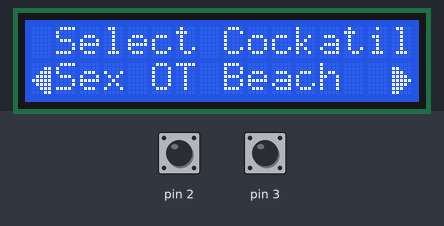
Bench run of a program on a simulated Arduino Uno, built with avr-gcc and run on an emulated ATmega328P. On the bench: 16×2 character LCD. The inputs (shaded band) are chosen by the test bench; at power-on: pin 2 HIGH, pin 3 HIGH. What the program prints to the serial monitor is not drawn.

Above: at 1.2 s.
1.3 s: pin 2 pulled LOW for 0.15 s
At 2.2 s:
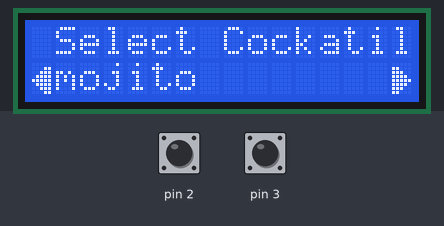
4.4 s: pin 3 pulled LOW for 0.15 s
At 5.1 s:
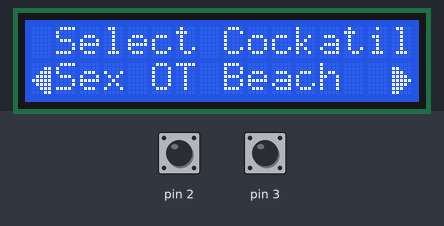
7.5 s: pin 3 pulled LOW for 1 s
10.0 s: pin 2 pulled LOW for 1 s
14.0 s: pin 2 pulled LOW for 3.2 s
At 17.8 s:
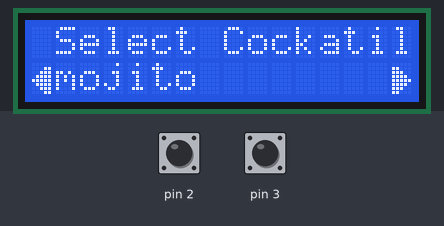
20.2 s: pin 3 pulled LOW for 3.2 s
At 24.6 s:
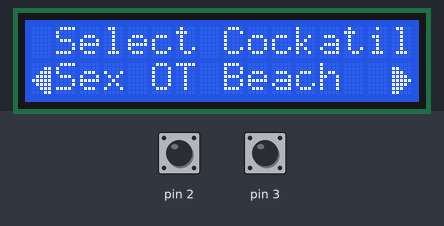
Timing chart, 0 to 26.1 s (numbered marks = the images above; inputs shaded):
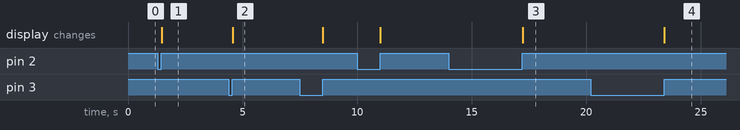

The program:

main.cpp
```cpp
#include <Cocktail.h>
#include <LCD.h>
#include <StandardCplusplus.h>
#include <serstream>
#include <vector>
#include <Arduino.h>
#include <string>
#include <string.h>

using namespace std;

int CocktailIndex = 0;

volatile unsigned long rightButtonpressed = 0;
volatile unsigned long leftButtonpressed = 0;

vector<Cocktail> cocktails;
LCD* display;

void RightArrowPress()
{
  if(digitalRead(2) == LOW)
  {
    rightButtonpressed = millis();
  }

  if(digitalRead(2) == HIGH)
  {
    if((millis() - rightButtonpressed) > 100)
    {
      ++CocktailIndex;
      if((int)cocktails.size() <  CocktailIndex)
      {
        CocktailIndex = 0;
      }
      Serial.println(CocktailIndex);
    }
  }
}

void LeftArrowPress()
{
   if(digitalRead(3) == LOW)
  {
    leftButtonpressed = millis();
  }

  if(digitalRead(3) == HIGH)
  {
    if((millis() - leftButtonpressed) > 100)
    {
      CocktailIndex--;
      if(CocktailIndex < 0)
      {
        CocktailIndex = (int)cocktails.size();
      }
      Serial.println(CocktailIndex);
    }
  }
}


void AddCocktails()
{
  Cocktail sexOnTheBeach("Sex OT Beach");
  sexOnTheBeach.AddLiquor("vodka", 30);
  sexOnTheBeach.AddLiquor("Peach Liquor", 30);
  cocktails.push_back(sexOnTheBeach);

  Cocktail mojito("mojito");
  mojito.AddLiquor("Bacardi", 50);
  cocktails.push_back(mojito);
}

void setup() {
  Serial.begin(9600);
  display = new LCD();
  pinMode(2, INPUT_PULLUP);
  pinMode(3, INPUT_PULLUP);
  attachInterrupt(digitalPinToInterrupt(2), RightArrowPress,CHANGE);
  attachInterrupt(digitalPinToInterrupt(3), LeftArrowPress, CHANGE);
  AddCocktails();
}

void loop() {
  display->WriteToLCD(cocktails.at(CocktailIndex).getCocktailName());
  //static LCD display;
  //lcd.setCursor(1,1);
  //lcd.print(cocktails.at(CocktailIndex).getCocktailName().c_str());

}
```

Measured:
- after the input at 1.3 s, the display: changes after 0.18 s (image 1)
- after the input at 4.4 s, the display: changes after 0.17 s (image 2)
- after the input at 14.0 s, the display: changes after 3.2 s (image 3)
- after the input at 20.2 s, the display: changes after 3.2 s (image 4)
